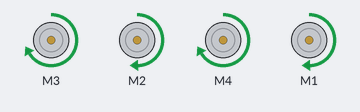
This program was run on a simulated Arduino Uno, built with avr-gcc and run on an emulated ATmega328P. Parts: 4 × DC motor (green arrow = forward, orange = backward, longer = faster).

Above: at 1.0 s.
At 3.0 s:
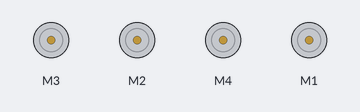
Timing chart, 0 to 5.2 s (numbered marks = the images above):
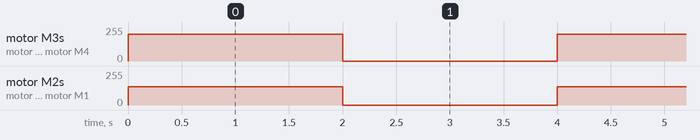

The program:

main.cpp
```cpp
#include <Arduino.h>
#include <AFMotor.h>

AF_DCMotor frontLEFT(3);
AF_DCMotor frontRIGHT(2);
AF_DCMotor backLEFT(4);
AF_DCMotor backRIGHT(1);

int Rspeed = 136;
int Lspeed = 200;

void motorSTOP();

void setup() {
  // put your setup code here, to run once:
}

void loop() {

   frontLEFT.setSpeed(Lspeed);
   frontLEFT.run(FORWARD);
   frontRIGHT.setSpeed(Rspeed);
   frontRIGHT.run(FORWARD);
   backLEFT.setSpeed(Lspeed);
   backLEFT.run(FORWARD);
   backRIGHT.setSpeed(Rspeed);
   backRIGHT.run(FORWARD);

   delay(2000);
   motorSTOP();
   delay(2000);

}

void motorSTOP(){

  frontLEFT.run(RELEASE);
  frontRIGHT.run(RELEASE);
  backLEFT.run(RELEASE);
  backRIGHT.run(RELEASE);
}
```

Measured:
- by itself, motor M3, motor M4: alternates forward 200/255 for 2.0 s and stopped for 2.0 s
- by itself, motor M2, motor M1: alternates forward 136/255 for 2.0 s and stopped for 2.0 s
